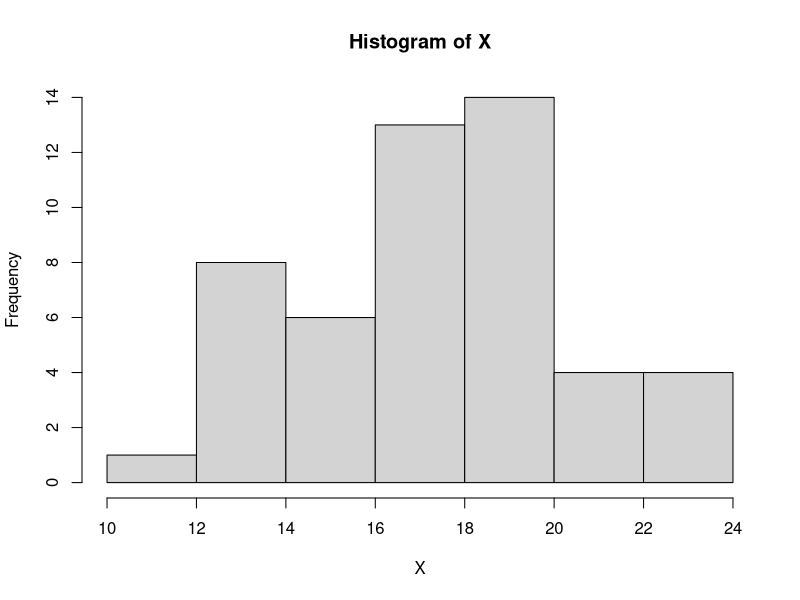
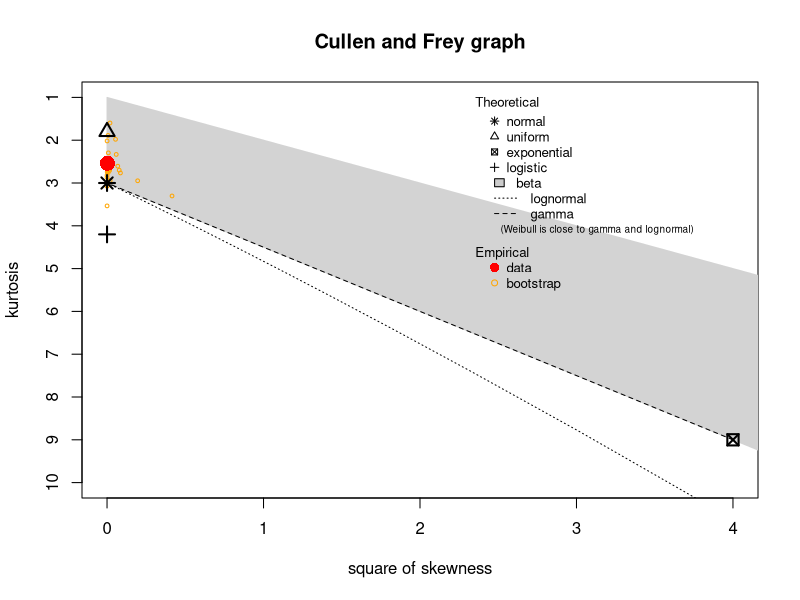
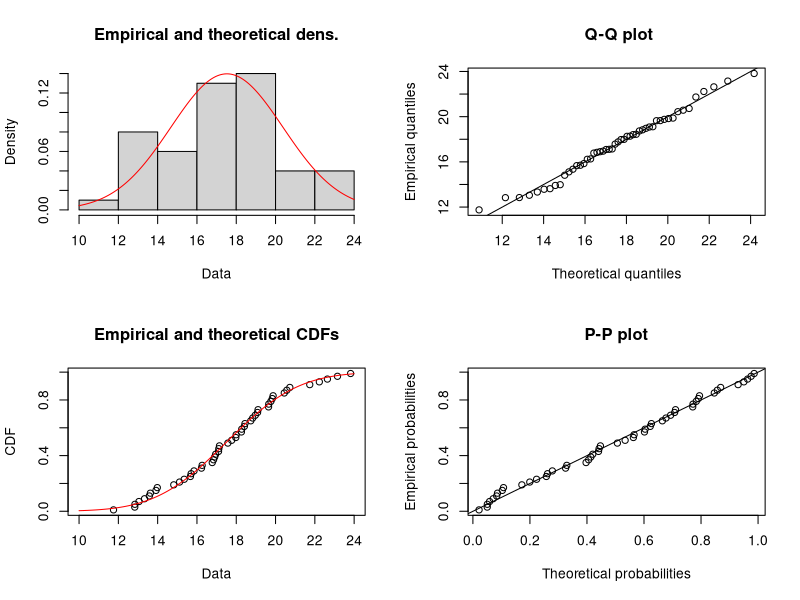
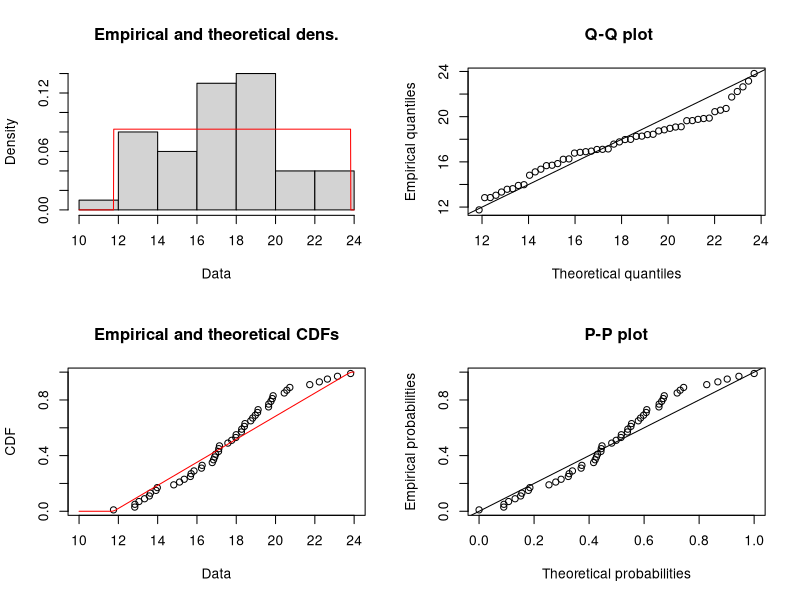

The R source for these figures, in order: (Note: this script raises an error after producing the figures.)
## ---- chunk 1
library(fitdistrplus)
## ---- chunk 2
X <- rnorm(50, mean = 17, sd = 3)
## ---- chunk 3
hist(X)
## ---- chunk 4
descdist(X, boot = 30)
## ---- chunk 5
FDN <- fitdist(X, "norm")
## ---- chunk 6
FDU <- fitdist(X, "unif")
## ---- chunk 7
plot(FDN)
## ---- chunk 8
plot(FDU)
## ---- chunk 9
library(fitdistrplus)
## ---- chunk 10
descdist(encuesta$Salary, boot = 10)
## ---- chunk 11
FDG <- fitdist(encuesta$Salary, "gamma", start = list(shape = 1, scale = 2))
## ---- chunk 12
plot(FDG, pch = ".", col = "blue")
## ---- chunk 13
hist(encuesta$Salary, prob = TRUE)
Xs <- seq(0, 280000, by = 10)
lines(Xs, dgamma(Xs, shape = 1.847037, scale = 41656.428380), col = "red")
## ---- chunk 14
library()
## ---- chunk 15
segmento <- encuesta %>% filter( Salary >= 3600  & Salary <= 250000) 

segmento
## ---- chunk 16
hist(segmento$Salary)
## ---- chunk 17
encuesta$salariontSobrecaLenguajes = encuesta$Salary/encuesta$TotalLenguages
FDL <- fitdist(encuesta$salarioSobrecantLenguajes, "logis")
plot(FDL, pch = ".", col = "blue")
